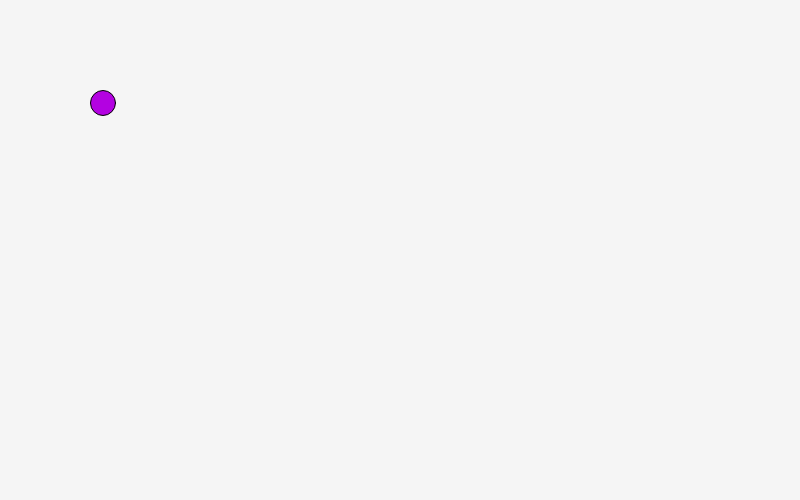
Frame 1 (no input)
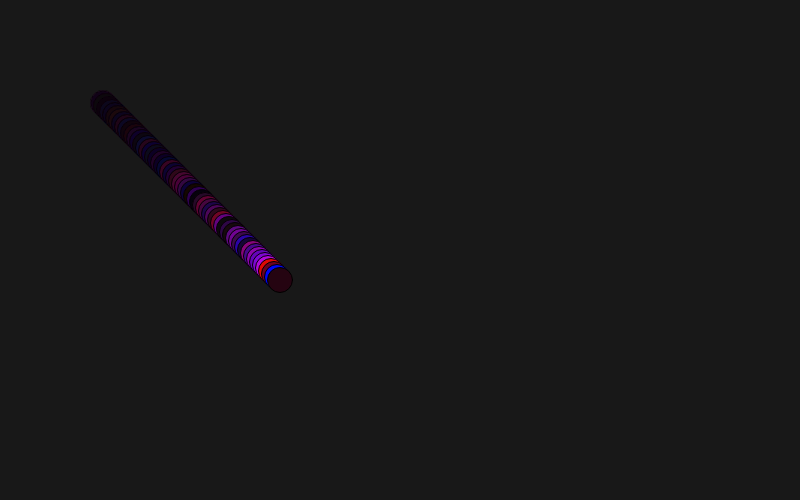
Frame 60 (no input)
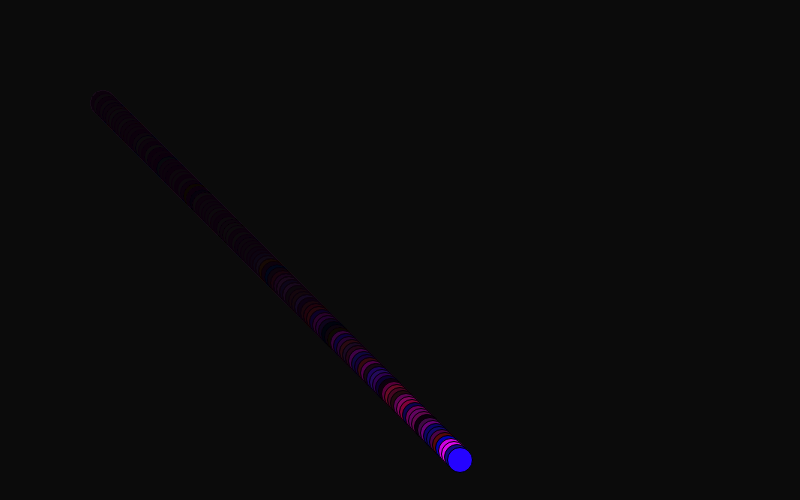
Frame 120 (the mouse pressed at the canvas centre since frame 60)

The p5.js sketch that drew these frames (run headless with seeded random() and noise() and a simulated clock; from frame 60 on, the mouse is pressed at the canvas centre):

// p5.js sketch
// ── sketch.js
let posX
//devo alterare la x e la y per poter fare un'animazione 
//uso una variabile per poter definire i movimenti
let velX
let posY, velY

function setup() {
	createCanvas(800, 500)
	posX = 100
	velX = 3

	posY = 100
	velY = 3
}

function windowResized() {
	//resizeCanvas(windowWidth, windowHeight)
}

function draw() {
	//+1 va a destra, -1 va a sinistra
	//+2 va più veloce
	//= assegna a un elemento 
	//== uguale 

	//console.log(posX)

	posX = posX + velX
	posY = posY + velY

	if(posX >= width || posX < 0) {
		velX = -velX
	}
	if(posY >= height || posY < 0) {
		velY = -velY
	}
	
	background(0,0,0,10)
	fill (random(250), random(10), random(300))
	ellipse(posX, posY, 25, 25)
	


}
// ── pong.html
<!DOCTYPE html>
<html>
<head>
	<meta charset="utf-8">
	<title>Esempio 03: pong</title>
	<meta name="author"      content="Nome Cognome">
	<meta name="description" content="Descrizione">
	<meta name="viewport"    content="width=device-width, initial-scale=1">
	<link rel="icon"         href="./icons/icon_32.png"  type="image/png">
	<link rel="icon"         href="./icons/icon_256.png" type="image/png">
	<link rel="manifest"     href="./manifest.json">
	<style>
		body, html {
			overscroll-behavior: none;
			height: 100%;
			margin: 0;
			background-color: lightgray;
		}
		canvas {
			display: block;
		}
	</style>
</head>
<body>
	<script src="https://cdn.jsdelivr.net/npm/p5@1.11.5/lib/p5.min.js"></script>
	<script src="./sketch.js"></script>
</body>
</html>
